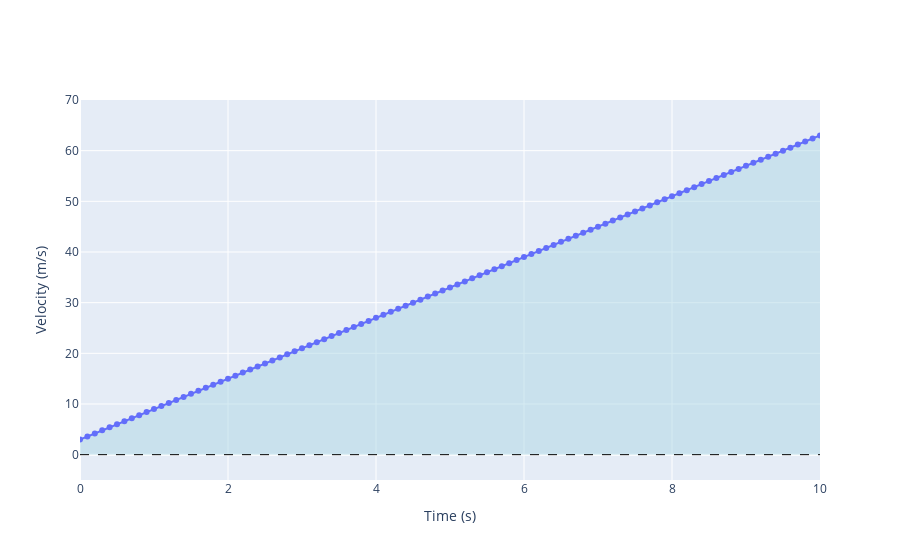

Notebook code cell kept with this figure:
### Code cell
# Constant Acceleration Data

position, velocity, time = constant_force(x0=12, v0=3, a=6, t0=0, tf=10, dt=0.1)


# Create a velocity vs. time plot
file6 = "CA_velocity_vs_time_area_fill.html"
fig6 = go.Figure()
fig6.add_trace(go.Scatter(x=time, y=velocity, mode='lines+markers', name='Velocity', fill='tozeroy', fillcolor='rgba(173, 216, 230, 0.5)'))
fig6.update_layout(
    template=template,
    #title='Velocity vs. Time',
    xaxis_title='Time (s)',
    yaxis_title='Velocity (m/s)',
    xaxis=dict(range=[0, 10]),
    yaxis=dict(range=[-5, 70])
)
fig6.add_hline(y=0, line_dash="dash", line_color="black", line_width=1)

fig6.show()
fig6.write_html(os.path.join(output, file6))

### Figure 1 — Plotly figure (JSON) as saved in the notebook; plotly's stock layout.template omitted (floating-point values rounded to 4 significant figures)
{"data": [{"fill": "tozeroy", "fillcolor": "rgba(173, 216, 230, 0.5)", "mode": "lines+markers", "name": "Velocity", "type": "scatter", "x": [0, 0.1, 0.2, 0.3, 0.4, 0.5, 0.6, 0.7, 0.8, 0.9, 1.0, 1.1, 1.2, 1.3, 1.4, 1.5, 1.6, 1.7, 1.8, 1.9, 2.0, 2.1, 2.2, 2.3, 2.4, 2.5, 2.6, 2.7, 2.8, 2.9, 3.0, 3.1, 3.2, 3.3, 3.4, 3.5, 3.6, 3.7, 3.8, 3.9, 4.0, 4.1, 4.2, 4.3, 4.4, 4.5, 4.6, 4.7, 4.8, 4.9, 5.0, 5.1, 5.2, 5.3, 5.4, 5.5, 5.6, 5.7, 5.8, 5.9, 6.0, 6.1, 6.2, 6.3, 6.4, 6.5, 6.6, 6.7, 6.8, 6.9, 7.0, 7.1, 7.2, 7.3, 7.4, 7.5, 7.6, 7.7, 7.8, 7.9, 8.0, 8.1, 8.2, 8.3, 8.4, 8.5, 8.6, 8.7, 8.8, 8.9, 9.0, 9.1, 9.2, 9.3, 9.4, 9.5, 9.6, 9.7, 9.8, 9.9, 10.0], "y": [3, 3.6, 4.2, 4.8, 5.4, 6, 6.6, 7.2, 7.8, 8.4, 9, 9.6, 10.2, 10.8, 11.4, 12.0, 12.6, 13.2, 13.8, 14.4, 15.0, 15.6, 16.2, 16.8, 17.4, 18.0, 18.6, 19.2, 19.8, 20.4, 21.0, 21.6, 22.2, 22.8, 23.4, 24.0, 24.6, 25.2, 25.8, 26.4, 27.0, 27.6, 28.2, 28.8, 29.4, 30, 30.6, 31.2, 31.8, 32.4, 33.0, 33.6, 34.2, 34.8, 35.4, 36.0, 36.6, 37.2, 37.8, 38.4, 39.0, 39.6, 40.2, 40.8, 41.4, 42.0, 42.6, 43.2, 43.8, 44.4, 45.0, 45.6, 46.2, 46.8, 47.4, 48.0, 48.6, 49.2, 49.8, 50.4, 51.0, 51.6, 52.2, 52.8, 53.4, 54.0, 54.6, 55.2, 55.8, 56.4, 57.0, 57.6, 58.2, 58.8, 59.4, 60.0, 60.6, 61.2, 61.8, 62.4, 63.0]}], "layout": {"shapes": [{"line": {"color": "black", "dash": "dash", "width": 1}, "type": "line", "x0": 0, "x1": 1, "xref": "x domain", "y0": 0, "y1": 0, "yref": "y"}], "xaxis": {"range": [0, 10], "title": {"text": "Time (s)"}}, "yaxis": {"range": [-5, 70], "title": {"text": "Velocity (m/s)"}}}}
